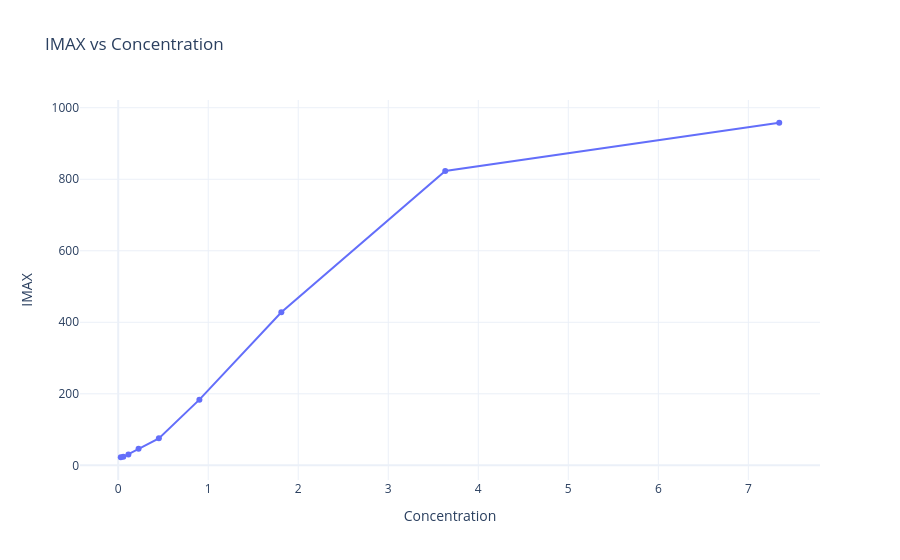

The code cell stored with this chart in its notebook:
### Code cell
fig = go.Figure()
fig.add_trace(go.Scatter(x=C_f_reale, y=IMAX_values, mode='lines+markers', name='IMAX vs Concentration'))
fig.update_layout(
    title='IMAX vs Concentration',
    xaxis_title='Concentration',
    yaxis_title='IMAX',
    template='plotly_white'
)
fig.show()

### Figure 1 — Plotly figure (JSON) as saved in the notebook; plotly's stock layout.template omitted (floating-point values rounded to 4 significant figures)
{"data": [{"mode": "lines+markers", "name": "IMAX vs Concentration", "type": "scatter", "x": [7.343, 3.633, 1.812, 0.902, 0.4516, 0.2261, 0.1134, 0.05664, 0.0283], "y": [958.0, 823.4, 427.9, 183.6, 75.42, 46.35, 30.47, 23.88, 22.59]}], "layout": {"title": {"text": "IMAX vs Concentration"}, "xaxis": {"title": {"text": "Concentration"}}, "yaxis": {"title": {"text": "IMAX"}}}}
